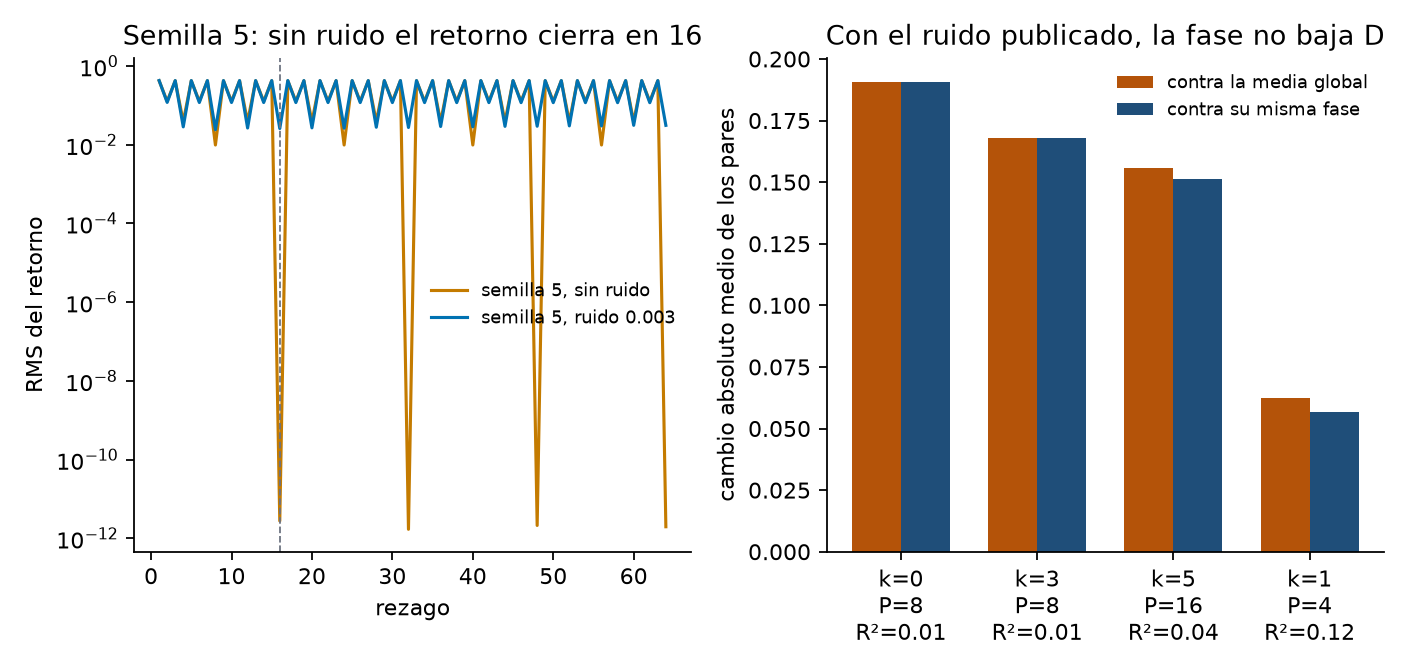

This figure's Python source:
"""Is the accumulation cancellation alarm a phase of a long orbit?

Seeds 0, 3 and 5 at r=3.5675 kept a high signed mean and still alarmed.
This script asks whether that alarm is the same orbit seen through a
13-step window at different phases.

The generator is the one in cascade_channel.py. The published run uses
noise 0.003. The noise-free twin uses the same seed, so the same initial
condition, and then no kick.
"""
from __future__ import annotations

import sys
from pathlib import Path

import matplotlib

matplotlib.use("Agg")
import matplotlib.pyplot as plt
import numpy as np

ROOT = Path(__file__).resolve().parents[1]
sys.path.insert(0, str(ROOT / "src"))
sys.path.insert(0, str(Path(__file__).resolve().parent))

from cascade_channel import logistic_coupled, seed_for
from systemictau_cancellation import cancellation_channel
from systemictau_cancellation.tau import all_pairs, tau_b_matrix

OUT = Path(__file__).resolve().parent / "cascade_phase_check.png"
R = 3.5675
SEEDS = (0, 3, 5, 1)
LAGS = (8, 16, 32, 48, 64)


def return_rms(X: np.ndarray, lag: int) -> float:
    d = X[lag:] - X[:-lag]
    return float(np.sqrt(np.mean(d * d)))


def best_lag(X: np.ndarray, max_lag: int = 128, tol: float = 1e-8) -> tuple[int, float]:
    """Shortest return whose RMS is numerical noise. Else the lag of minimum RMS."""
    scores = [return_rms(X, lag) for lag in range(1, max_lag + 1)]
    for lag, score in enumerate(scores, start=1):
        if score < tol:
            return lag, score
    lag = int(np.argmin(scores)) + 1
    return lag, scores[lag - 1]


def cycle_gap(X: np.ndarray, period: int) -> float:
    """Smallest separation among the distinct samples of one clean cycle."""
    gaps = []
    for comp in range(X.shape[1]):
        pts = np.sort(X[:period, comp])
        gaps.append(float(np.min(np.diff(pts))))
    return float(np.min(gaps))


def pair_table(X: np.ndarray, window: int, stride: int) -> tuple[np.ndarray, np.ndarray]:
    pairs = all_pairs(X.shape[1])
    ends = np.arange(window - 1, X.shape[0], stride)
    values = np.empty((len(ends), pairs.shape[0]))
    for k, end in enumerate(ends):
        tau, _ = tau_b_matrix(X[end - window + 1:end + 1].T)
        values[k] = tau[pairs[:, 0], pairs[:, 1]]
    return ends, values


def phase_r2(values: np.ndarray, phase: np.ndarray) -> float:
    """Fraction of the pair-vector variance accounted for by the phase label."""
    grand = values.mean(axis=0)
    sst = float(np.sum((values - grand) ** 2))
    if sst == 0:
        return 1.0
    ssb = 0.0
    for label in np.unique(phase):
        block = values[phase == label]
        ssb += block.shape[0] * float(np.sum((block.mean(axis=0) - grand) ** 2))
    return ssb / sst


def mean_abs_dev(values: np.ndarray, phase: np.ndarray | None) -> float:
    """Mean over windows of D = mean_e |tau_e - baseline_e|."""
    if phase is None:
        base = values.mean(axis=0)
        return float(np.mean(np.abs(values - base)))
    total = 0.0
    for label in np.unique(phase):
        block = values[phase == label]
        base = block.mean(axis=0)
        total += float(np.sum(np.abs(block - base)))
    return total / values.size


def alarm_fraction(X: np.ndarray, window: int) -> tuple[float, float, float]:
    out = cancellation_channel(X, window=window, stride=window, n_cal=19, alpha=0.05)
    mon = out.monitoring_mask()
    mode = out.mode[mon]
    hit = np.isin(mode, ["cancellation", "mixed"])
    return (
        float(np.mean(hit)),
        float(np.mean(out.tau_s[mon])),
        float(np.mean(out.D[mon])),
    )


def main():
    print(f"r={R}  retorno RMS. El ruido publicado es 0.003.")
    print(f"{'k':>3} {'ruido':>7} {'mejor':>6} {'rms':>10} " + " ".join(f"p{p:>2}" for p in LAGS))
    rows = []
    for k in SEEDS:
        seed = seed_for(R, k)
        for noise in (0.0, 0.003):
            X = logistic_coupled(n_steps=2200, r=R, seed=seed, noise=noise, burn_in=400)
            lag, rms = best_lag(X)
            named = [return_rms(X, p) for p in LAGS]
            print(
                f"{k:3d} {noise:7.3f} {lag:6d} {rms:10.3e} "
                + " ".join(f"{v:8.3e}" for v in named)
            )
            rows.append((k, noise, X, lag))

    print("\nVentanas no solapadas. D_global compara cada ventana con la media de todas.")
    print("D_fase compara cada ventana con la media de su misma fase. La fase sale del retorno sin ruido.")
    print(f"{'k':>3} {'ruido':>7} {'P':>4} {'R2':>6} {'D_global':>9} {'D_fase':>9} {'D_fase/D':>9}")
    summary = []
    for k, noise, X, _lag in rows:
        clean = logistic_coupled(n_steps=2200, r=R, seed=seed_for(R, k), noise=0.0, burn_in=400)
        period, _ = best_lag(clean)
        ends, values = pair_table(X, window=13, stride=13)
        starts = ends - 12
        phase = starts % period
        r2 = phase_r2(values, phase)
        d_global = mean_abs_dev(values, None)
        d_phase = mean_abs_dev(values, phase)
        ratio = d_phase / d_global if d_global > 0 else float("nan")
        gap = cycle_gap(clean, period) if noise == 0.0 else float("nan")
        print(
            f"{k:3d} {noise:7.3f} {period:4d} {r2:6.3f} {d_global:9.4f} {d_phase:9.4f} "
            f"{ratio:9.3f}  gap={gap:.4f}"
        )
        summary.append({
            "k": k, "noise": noise, "period": period, "r2": r2,
            "d_global": d_global, "d_phase": d_phase,
        })

    print("\nAlarma de cancelación o mixta. La serie con ruido usa 8000 pasos para las ventanas largas.")
    print(f"{'k':>3} {'ruido':>7} " + " ".join(f"{'w'+str(w):>14}" for w in (13, 16, 32, 78)))
    alarm = []
    for k in SEEDS:
        seed = seed_for(R, k)
        for noise, n_steps in ((0.0, 2200), (0.003, 8000)):
            X = logistic_coupled(n_steps=n_steps, r=R, seed=seed, noise=noise, burn_in=400)
            parts = []
            for window in (13, 16, 32, 78):
                if (X.shape[0] - window) // window + 1 <= 19:
                    parts.append((float("nan"), float("nan"), float("nan")))
                    continue
                parts.append(alarm_fraction(X, window))
            alarm.append((k, noise, parts))
            text = " ".join(
                "  nan" if not np.isfinite(frac) else f"{frac:5.2f} τ{tau:+.2f}"
                for frac, tau, _D in parts
            )
            print(f"{k:3d} {noise:7.3f} {text}")

    print("\nSemilla 5, ruido 0.003. D de cada ventana contra la media de las 19 primeras.")
    X5 = logistic_coupled(n_steps=2200, r=R, seed=seed_for(R, 5), noise=0.003, burn_in=400)
    ends, values = pair_table(X5, 13, 13)
    base = values[:19].mean(axis=0)
    d_each = np.mean(np.abs(values - base), axis=1)
    print(f"  D media calibración {d_each[:19].mean():.3f}  monitoreo {d_each[19:].mean():.3f}")
    print(f"  D media ventanas 19-68 {d_each[19:69].mean():.3f}  ventanas 69-fin {d_each[69:].mean():.3f}")

    # Figure: return curve for seed 5, and D_global vs D_phase for the published noise.
    fig, axes = plt.subplots(1, 2, figsize=(8.8, 4.2))
    ax = axes[0]
    seed5 = seed_for(R, 5)
    for noise, color, label in (
        (0.0, "#C47B00", "semilla 5, sin ruido"),
        (0.003, "#0072B2", "semilla 5, ruido 0.003"),
    ):
        X = logistic_coupled(n_steps=2200, r=R, seed=seed5, noise=noise, burn_in=400)
        lags = np.arange(1, 65)
        rms = [return_rms(X, int(lag)) for lag in lags]
        ax.plot(lags, rms, color=color, lw=1.4, label=label)
    ax.axvline(16, color="#6b7280", lw=0.8, ls="--")
    ax.set_xlabel("rezago")
    ax.set_ylabel("RMS del retorno")
    ax.set_title("Semilla 5: sin ruido el retorno cierra en 16")
    ax.legend(frameon=False, fontsize=8)
    ax.set_yscale("log")

    ax = axes[1]
    published = [row for row in summary if row["noise"] == 0.003]
    x = np.arange(len(published))
    width = 0.36
    ax.bar(x - width / 2, [row["d_global"] for row in published], width, color="#b45309", label="contra la media global")
    ax.bar(x + width / 2, [row["d_phase"] for row in published], width, color="#1f4e79", label="contra su misma fase")
    labels = []
    for row in published:
        labels.append(f"k={row['k']}\nP={row['period']}\nR²={row['r2']:.2f}")
    ax.set_xticks(x, labels)
    ax.set_ylabel("cambio absoluto medio de los pares")
    ax.set_title("Con el ruido publicado, la fase no baja D")
    ax.legend(frameon=False, fontsize=8)
    for axis in axes:
        axis.spines["top"].set_visible(False)
        axis.spines["right"].set_visible(False)
    fig.tight_layout()
    fig.savefig(OUT, dpi=160)
    print(f"\nfigura: {OUT}")


if __name__ == "__main__":
    main()
